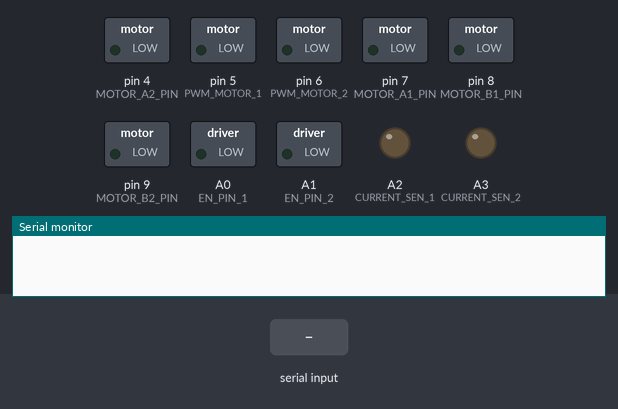
Recording of a sketch running on a simulated Arduino Uno, built with avr-gcc and run on an emulated ATmega328P. On the bench: switched loads named in the sketch (green lamp = pin HIGH), output pins drawn as LEDs (lit = HIGH), the last lines printed to the serial monitor. The inputs (shaded band) are chosen by the test bench.

Above: at 1.2 s.
1.3 s: "S" received over Serial
At 2.5 s:
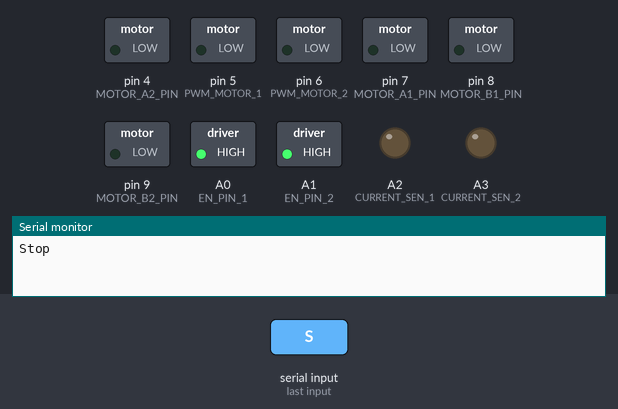
2.8 s: "F" received over Serial
At 3.8 s:
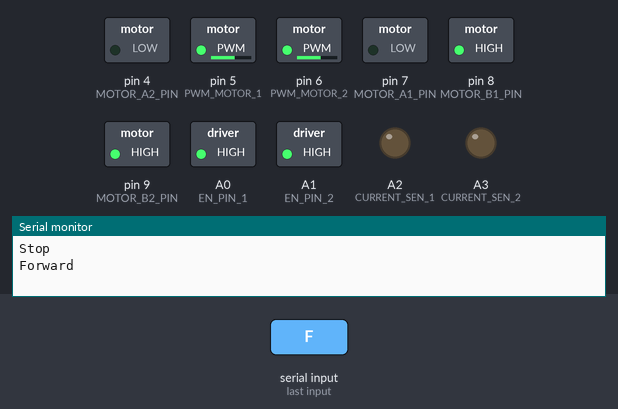
4.3 s: "B" received over Serial
At 4.9 s:
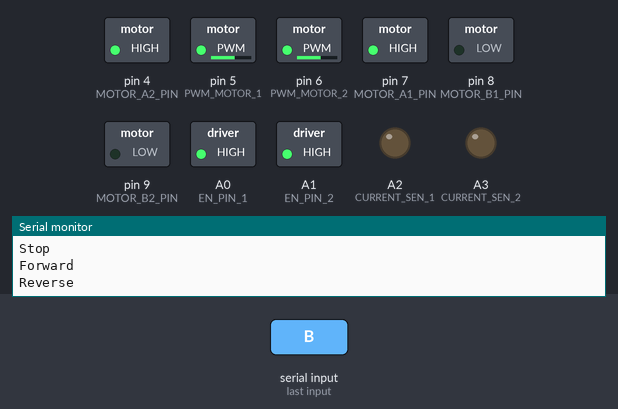
5.8 s: "L" received over Serial
At 6.1 s:
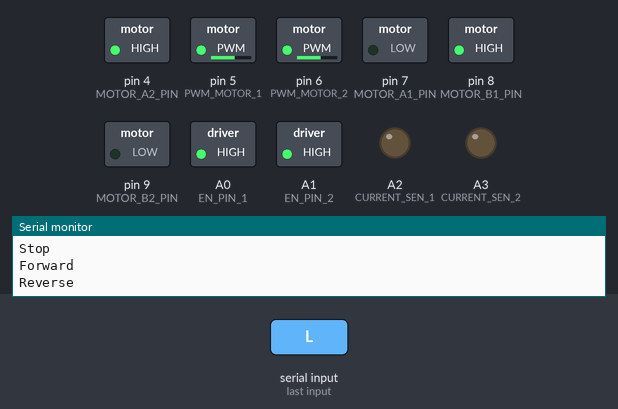
7.3 s: "R" received over Serial
At 8.4 s:
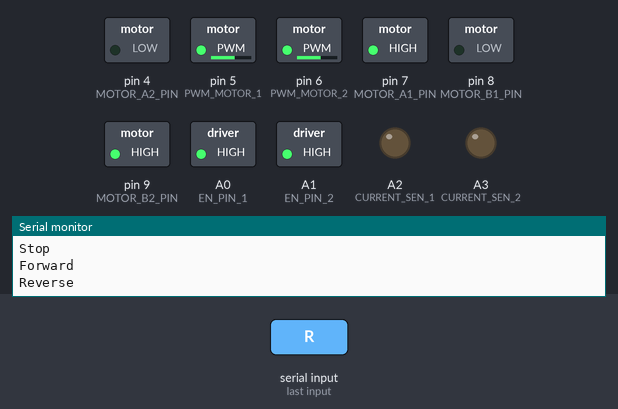
Timing chart, 0 to 9.8 s (numbered marks = the images above; inputs shaded):
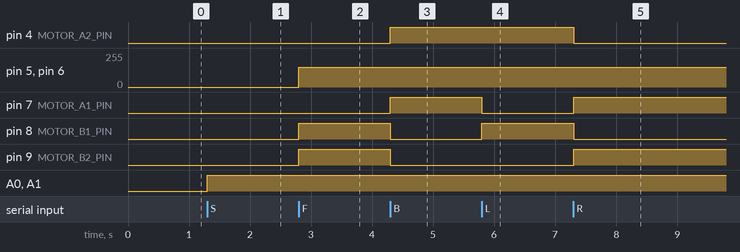

The sketch:

FINAL.ino
```cpp
int BRAKE = 0;
int CW   = 1;
int CCW  = 2;
int CS_THRESHOLD =15;   // Definition of safety current (Check: "1.3 Monster Shield Example").

//MOTOR 1
int MOTOR_A1_PIN =7;
int MOTOR_B1_PIN =8;

//MOTOR 2
int MOTOR_A2_PIN =4;
int MOTOR_B2_PIN =9;

int PWM_MOTOR_1 =5;
int PWM_MOTOR_2 =6;

int CURRENT_SEN_1 = A2;
int CURRENT_SEN_2 = A3;

int EN_PIN_1 =A0;
int EN_PIN_2 =A1;

int MOTOR_1 =0;
int MOTOR_2 =1;

int usSpeed = 150;  //default motor speed
int  usMotor_Status = BRAKE;

void setup()
{
  pinMode(MOTOR_A1_PIN, OUTPUT);
  pinMode(MOTOR_B1_PIN, OUTPUT);

  pinMode(MOTOR_A2_PIN, OUTPUT);
  pinMode(MOTOR_B2_PIN, OUTPUT);

  pinMode(PWM_MOTOR_1, OUTPUT);
  pinMode(PWM_MOTOR_2, OUTPUT);

  pinMode(CURRENT_SEN_1, OUTPUT);
  pinMode(CURRENT_SEN_2, OUTPUT);

  pinMode(EN_PIN_1, OUTPUT);
  pinMode(EN_PIN_2, OUTPUT);

  Serial.begin(9600);              // Initiates the serial to do the monitoring

}

void loop()
{
  char user_input;


  while(Serial.available())
  {
    user_input = Serial.read(); //Read user input and trigger appropriate function
    digitalWrite(EN_PIN_1, HIGH);
    digitalWrite(EN_PIN_2, HIGH);

    if (user_input =='S')
    {
       Stop();
    }
    else if(user_input =='F')
    {
      Forward();
    }
    else if(user_input =='B')
    {
      Reverse();
    }
    else if(user_input =='+')
    {
      IncreaseSpeed();
    }
    else if(user_input =='-')
    {
      DecreaseSpeed();
    }
    else if (user_input == 'L')
    {
      motorGo(MOTOR_1, CW, usSpeed);
      motorGo(MOTOR_2, CCW, usSpeed);

    }
     else if (user_input == 'R')
    {
      motorGo(MOTOR_1, CCW, usSpeed);
      motorGo(MOTOR_2, CW, usSpeed);

    }
    else
    {
      Serial.println("Invalid option entered.");
    }

  }
}

void Stop()
{
  Serial.println("Stop");
  usMotor_Status = BRAKE;
  motorGo(MOTOR_1, usMotor_Status, 0);
  motorGo(MOTOR_2, usMotor_Status, 0);
}

void Forward()
{
  Serial.println("Forward");
  usMotor_Status = CW;
  motorGo(MOTOR_1, usMotor_Status, usSpeed);
  motorGo(MOTOR_2, usMotor_Status, usSpeed);
}

void Reverse()
{
  Serial.println("Reverse");
  usMotor_Status = CCW;
  motorGo(MOTOR_1, usMotor_Status, usSpeed);
  motorGo(MOTOR_2, usMotor_Status, usSpeed);
}

void IncreaseSpeed()
{
  usSpeed = usSpeed + 10;
  if(usSpeed > 255)
  {
    usSpeed = 255;
  }

  Serial.print("Speed +: ");
  Serial.println(usSpeed);

  motorGo(MOTOR_1, usMotor_Status, usSpeed);
  motorGo(MOTOR_2, usMotor_Status, usSpeed);
}

void DecreaseSpeed()
{
  usSpeed = usSpeed - 10;
  if(usSpeed < 0)
  {
    usSpeed = 0;
  }

  Serial.print("Speed -: ");
  Serial.println(usSpeed);

  motorGo(MOTOR_1, usMotor_Status, usSpeed);
  motorGo(MOTOR_2, usMotor_Status, usSpeed);
}

void motorGo(int motor, int direct, int pwm)         //Function that controls the variables: motor(0 ou 1), direction (cw ou ccw) e pwm (entra 0 e 255);
{
  if(motor == MOTOR_1)
  {
    if(direct == CW)
    {
      digitalWrite(MOTOR_A1_PIN, LOW);
      digitalWrite(MOTOR_B1_PIN, HIGH);
    }
    else if(direct == CCW)
    {
      digitalWrite(MOTOR_A1_PIN, HIGH);
      digitalWrite(MOTOR_B1_PIN, LOW);
    }
    else
    {
      digitalWrite(MOTOR_A1_PIN, LOW);
      digitalWrite(MOTOR_B1_PIN, LOW);
    }

    analogWrite(PWM_MOTOR_1, pwm);
  }
  else if(motor == MOTOR_2)
  {
    if(direct == CW)
    {
      digitalWrite(MOTOR_A2_PIN, LOW);
      digitalWrite(MOTOR_B2_PIN, HIGH);
    }
    else if(direct == CCW)
    {
      digitalWrite(MOTOR_A2_PIN, HIGH);
      digitalWrite(MOTOR_B2_PIN, LOW);
    }
    else
    {
      digitalWrite(MOTOR_A2_PIN, LOW);
      digitalWrite(MOTOR_B2_PIN, LOW);
    }

    analogWrite(PWM_MOTOR_2, pwm);
  }
}
```

Measured:
- after the input at 1.3 s, A0 (EN_PIN_1), A1 (EN_PIN_2): LOW → HIGH at once
- after the input at 2.8 s, pin 5 (PWM_MOTOR_1), pin 6 (PWM_MOTOR_2): 0/255 → 150/255 at once; pin 8 (MOTOR_B1_PIN), pin 9 (MOTOR_B2_PIN): LOW → HIGH at once
- after the input at 4.3 s, pin 4 (MOTOR_A2_PIN), pin 7 (MOTOR_A1_PIN): LOW → HIGH at once; pin 8 (MOTOR_B1_PIN), pin 9 (MOTOR_B2_PIN): HIGH → LOW at once
- after the input at 5.8 s, pin 7 (MOTOR_A1_PIN): HIGH → LOW at once; pin 8 (MOTOR_B1_PIN): LOW → HIGH at once
- after the input at 7.3 s, pin 4 (MOTOR_A2_PIN), pin 8 (MOTOR_B1_PIN): HIGH → LOW at once; pin 7 (MOTOR_A1_PIN), pin 9 (MOTOR_B2_PIN): LOW → HIGH at once
